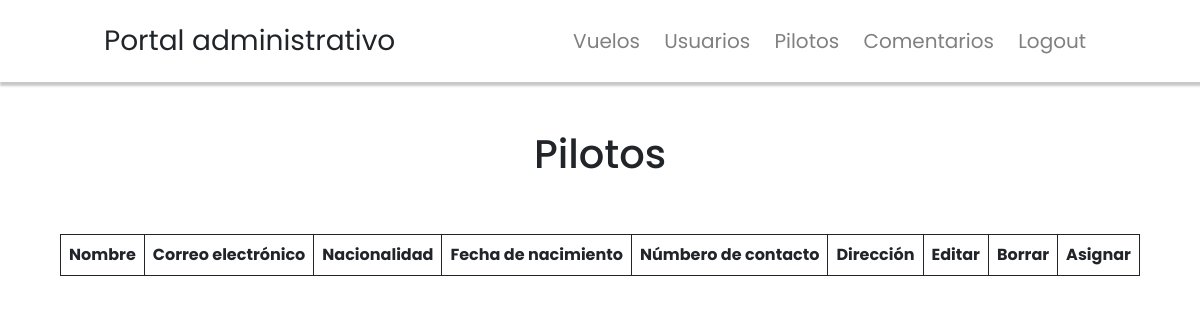
Page /admin/pilots on the earlier database version.
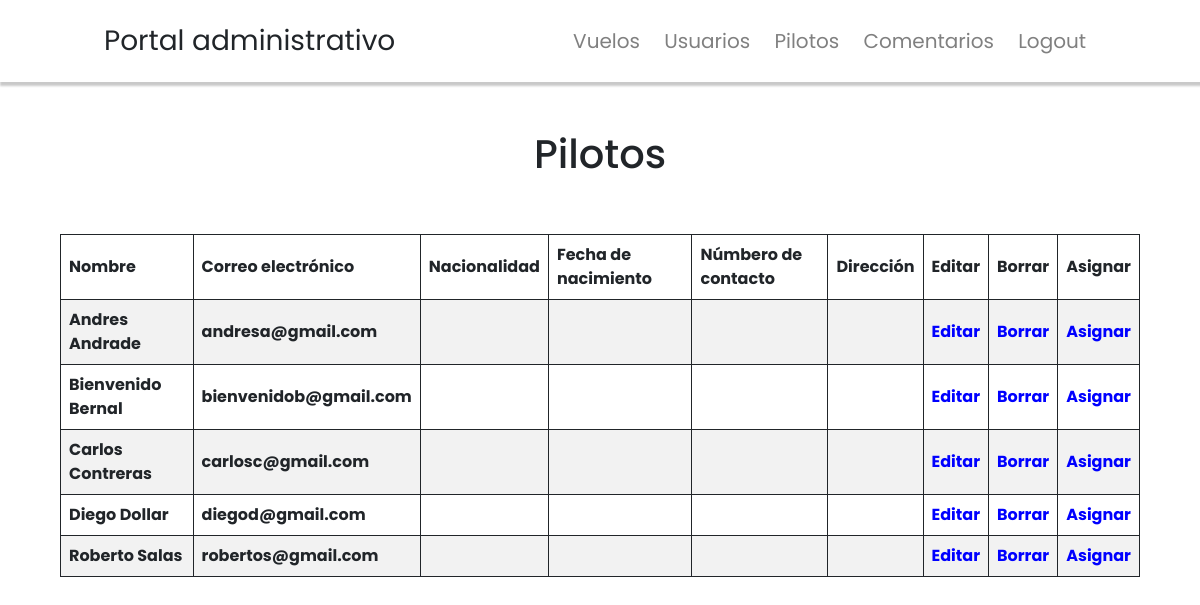
Same page on the later database version.
### website/models.py (models this page shows)
class User(db.Model, UserMixin):
    id = db.Column(db.Integer, primary_key=True)
    name = db.Column(db.String(100))
    email = db.Column(db.String(100))
    password = db.Column(db.String(100))
    role = db.Column(db.String(100))
    dob = db.Column(db.String(100))
    nationality = db.Column(db.String(100))
    contact_no = db.Column(db.String(100))
    address = db.Column(db.String(100))

### website/admin.py (the view)
@admin.route('/pilots', methods=['GET'])
def pilots():
    pilots = User.query.filter_by(role='pilot').all()
    return render_template('/admin/pilots.html', pilots=pilots)

### website/templates/admin/pilots.html (shortened to what this page needs)
{% extends '/admin/base.html' %}
{% block body %}
<br><br>
<h1>Pilotos</h1>
<br><br>
<center>
    <div style="overflow-x:auto;">
        <table class="content-table">
            <thead>
                <tr>
                    <th>Nombre</th>
                    <th>Correo electrónico</th>
                    <th>Nacionalidad</th>
                    <th>Fecha de nacimiento</th>
                    <th>Númbero de contacto</th>
                    <th>Dirección</th>
                    <th>Editar</th>
                    <th>Borrar</th>
                    <th>Asignar</th>
                </tr>
                {% for pilot in pilots %}
                <tr>
                    <th>{{pilot.name}}</th>
                    <th>{{pilot.email}}</th>
                    <th>{{pilot.nationality}}</th>
                    <th>{{pilot.dob}}</th>
                    <th>{{pilot.contact_no}}</th>
                    <th>{{pilot.address}}</th>
                    <th><a href="/admin/user/edit/{{pilot.id}}">Editar</a></th>
                    <th><a href="/admin/user/delete/{{pilot.id}}">Borrar</a></th>
                    <th><a href="/admin/user/assign/{{pilot.id}}">Asignar</a></th>
                </tr>
                {% endfor %}
            </thead>
        </table>
    </div>
</center>
<br><br><br>
{% endblock %}

### website/templates/admin/base.html (shortened to what this page needs)
<!DOCTYPE html>
<html lang="en">
<head>
    <link rel="stylesheet" href="{{url_for('static', filename='nav.css')}}">
    <link href="https://cdn.jsdelivr.net/npm/bootstrap@5.1.1/dist/css/bootstrap.min.css" rel="stylesheet"
>
</head>
<body>
    <nav>
        <div class="logo">
            Portal administrativo
        </div>
        <div class="links">
            <a href="/admin/flights" class="link">Vuelos</a>
            <a href="/admin/customers" class="link">Usuarios</a>
            <a href="/admin/pilots" class="link">Pilotos</a>
            <a href="/admin/comments" class="link">Comentarios</a>
            <a href="/" class="link">Logout</a>
        </div>
    </nav>
    {% block body %}{% endblock %}
</body>
</html>

### website/static/nav.css (style rules this page uses)
* { padding: 0px; margin: 0px; box-sizing: border-box; }
.logo { font-size: 28px; }
body { font-family: 'Poppins', sans-serif; }
nav { display: flex; align-items: center; justify-content: space-around; flex-wrap: wrap; padding: 20px; background-color: white; box-shadow: 2px 2px 2px 2px rgba(0, 0, 0, 0.212); }
.link { margin: 10px; color: gray; text-decoration: none; font-size: 20px; }

### website/templates/admin/base.html (style rules this page uses)
* { margin: 0px; }

### website/templates/admin/pilots.html (style rules this page uses)
body { font-family: 'Poppins', sans-serif; text-align: center; }
a { color: blue; text-decoration: none; }
th { padding: 10px; border: 1px solid; margin: 0px; }
table { border-collapse: collapse; border-spacing: 0; width: 90%; border: 1px solid #ddd; }
th, td { text-align: left; padding: 8px; }
tr:nth-child(even) { background-color: #f2f2f2 }

Differences in the rows shown:
added User: name "Andres Andrade", email "andresa@gmail.com"
added User: name "Bienvenido Bernal", email "bienvenidob@gmail.com"
added User: name "Carlos Contreras", email "carlosc@gmail.com"
added User: name "Diego Dollar", email "diegod@gmail.com"
added User: name "Roberto Salas", email "robertos@gmail.com"
